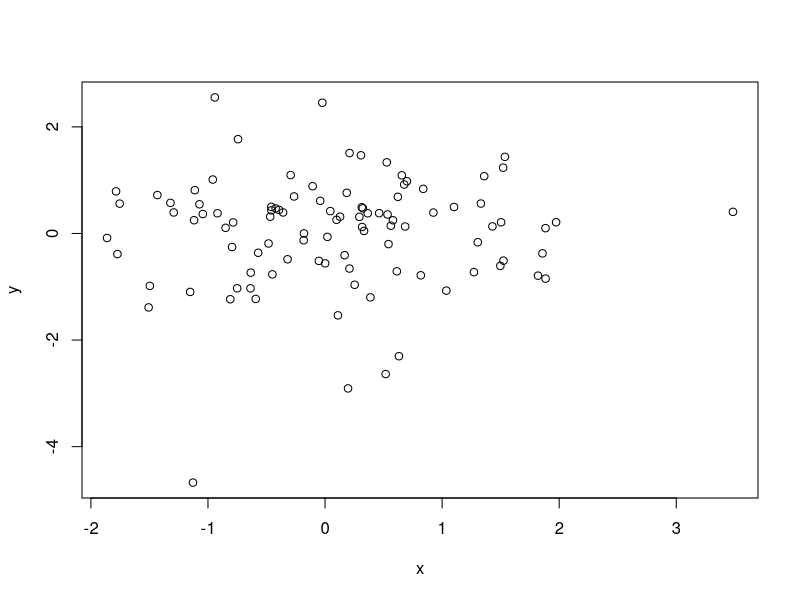
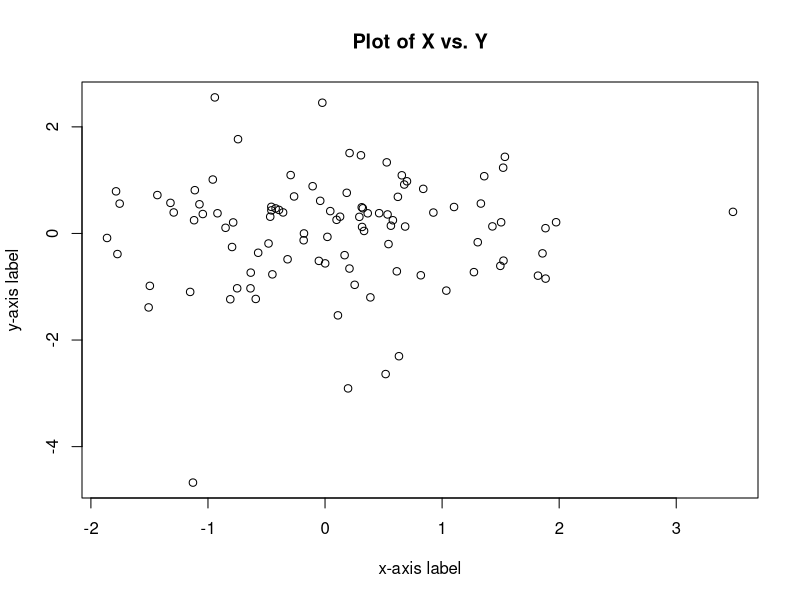
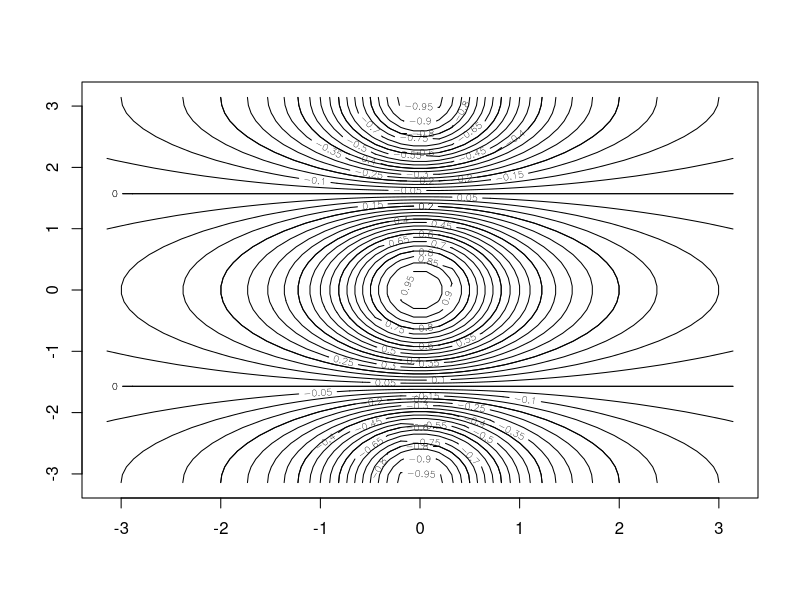
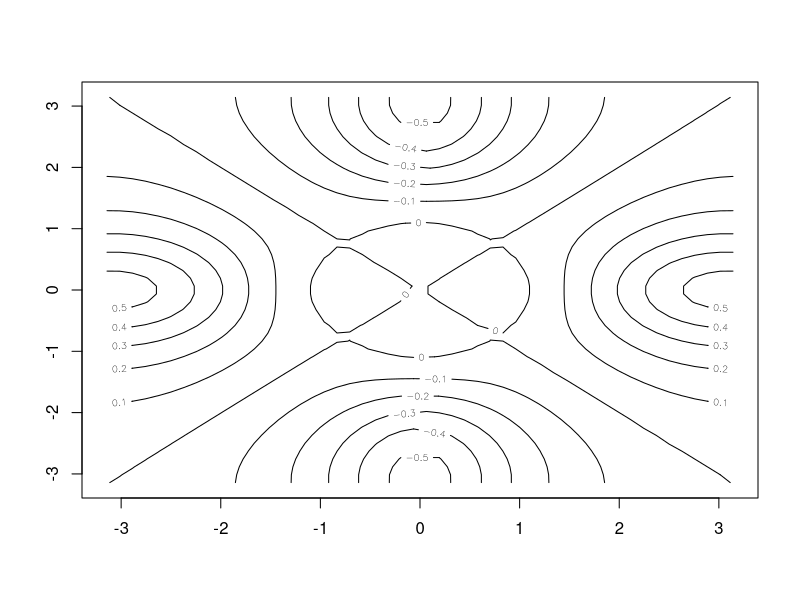
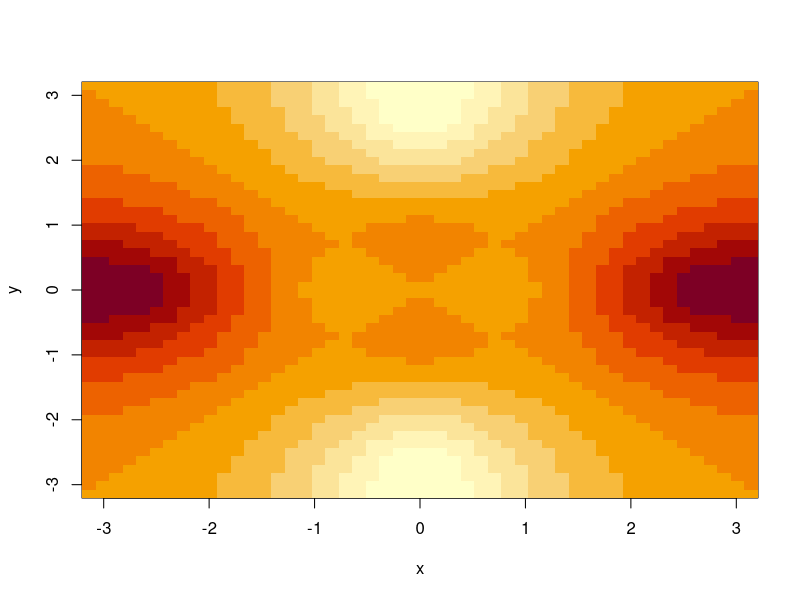
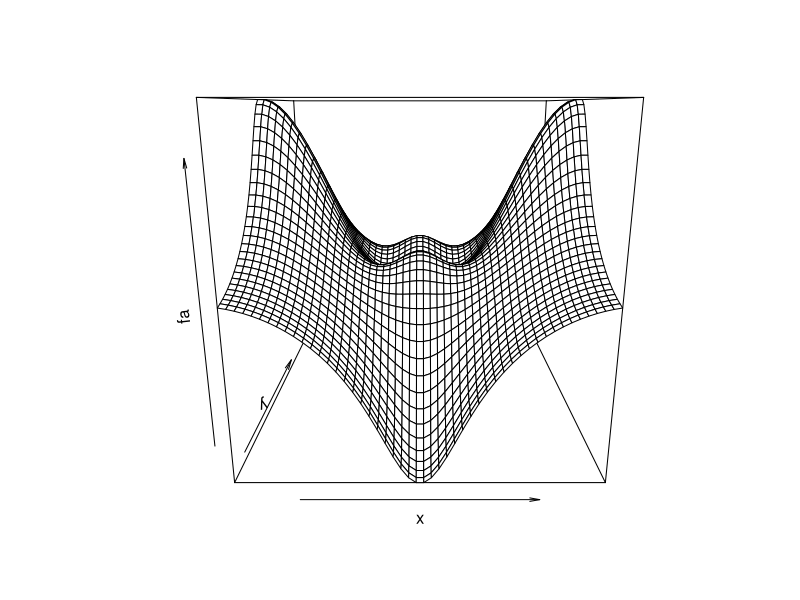
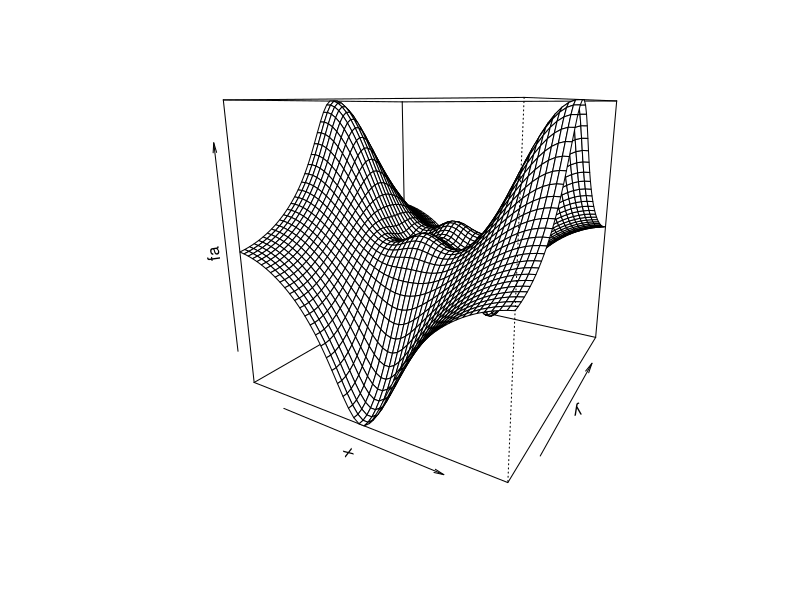
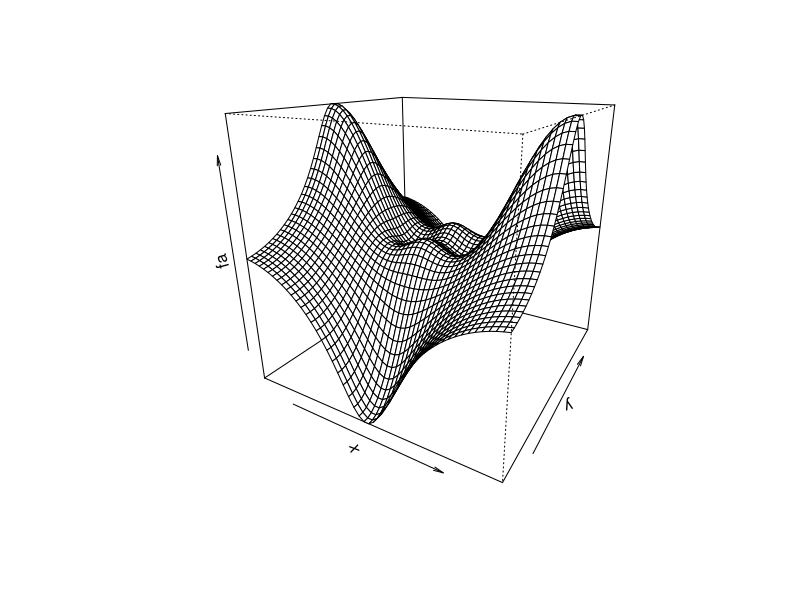

Write the R code that produced these figures, in order.
#-------------------------------------------------------------------------------
#                     Plotting graphics in R
#              plots get saved and must be opened manually
#-------------------------------------------------------------------------------

x = rnorm(100)
y = rnorm(100)
png("Figure1.png")
plot(x, y)
dev.off()
jpeg("fig.jpeg")
plot(x, y, xlab = "x-axis label", ylab = "y-axis label", main = "Plot of X vs. Y" )
dev.off()


#-------------------------------------------------------------------------------
#                            Sequences
#-------------------------------------------------------------------------------

a = seq(1, 10)
b = seq(0, 1, length = 20)
c = 1:100
print("--------------------")
print(a)
print("--------------------")
print(b)
print("--------------------")
print(c)

#-------------------------------------------------------------------------------
#                         Contour Plotting
#-------------------------------------------------------------------------------

x = seq(-pi, pi, length = 50)
y = x

f = outer(x, y, function(x, y) cos(y)/(1 + x^2))
png("contour1.png")
contour(x, y, f)
contour(x, y, f, nlevels = 45, add = T)
dev.off()

fa = (f -t(f))/2
png("contour2.png")
contour(x, y, fa, nlevels = 15)
dev.off()

#-------------------------------------------------------------------------------
#                        3-D image Plotting
#-------------------------------------------------------------------------------

png("image.png")
image(x, y, fa)
dev.off()

png("persp1.png")
persp(x, y, fa)
dev.off()

png("persp2.png")
persp(x, y, fa, theta = 30)
dev.off()

png("persp3.png")
persp(x, y, fa, theta = 30, phi = 20)
dev.off()

png("persp4.png")
persp(x, y, fa, theta = 30, phi = 40)
dev.off()

png("persp5.png")
persp(x, y, fa, theta = 30, phi = 70)
dev.off()
